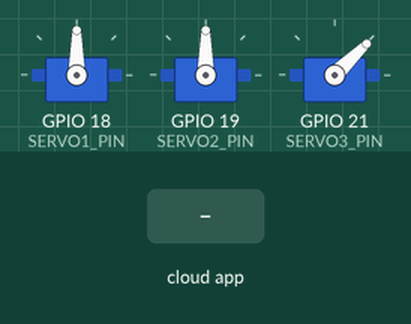
The sketch below on a simulated ESP32. Parts: 3 × servo. The test bench sets the inputs (shaded band). WiFi joins after 1.5 s; servers stay silent unless stated; the Firebase database answers and starts empty; what the sketch prints to the serial monitor is not drawn.

Above: at 2.7 s.
2.8 s: the phone or cloud app sets path_selection to 1
At 4.0 s:
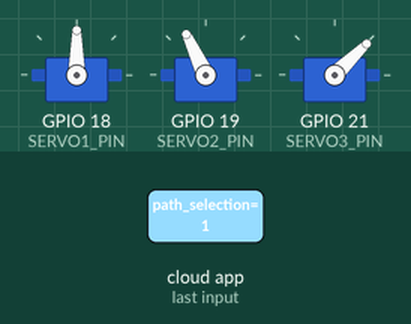
4.3 s: the phone or cloud app sets race_status to started
At 6.16 s:
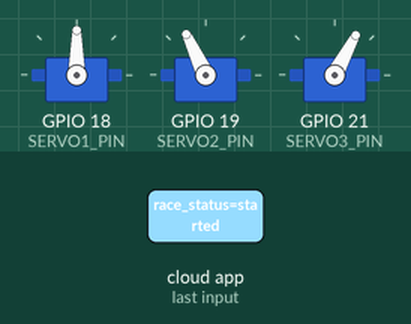
7.3 s: the phone or cloud app sets path_selection to 0
Timing chart, 0 to 10.3 s (numbered marks = the images above; inputs shaded):
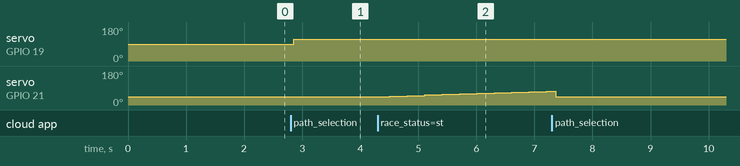

The sketch:

sketch_jun1b.ino
```cpp
#include <WiFi.h>
#include <FirebaseESP32.h>
#include <ESP32Servo.h>

// ---------- Credentials ----------
#define WIFI_SSID "" // Setup your wifi ssid
#define WIFI_PASSWORD "" // Setup your wifi password
#define FIREBASE_HOST "" // Add firebase host
#define FIREBASE_AUTH "" // Add firebase auth

// ---------- Firebase ----------
FirebaseData fbdo;
FirebaseAuth auth;
FirebaseConfig config;

// ---------- Servos ----------
Servo servo1, servo2, servo3;

#define SERVO1_PIN 18
#define SERVO2_PIN 19
#define SERVO3_PIN 21

// ---------- Firebase polling ----------
unsigned long lastFirebasePoll = 0;
const unsigned long FIREBASE_POLL_MS = 150;

// ---------- Firebase values ----------
int pathValue = 0;
String raceStatus = "stopped";

// ---------- Servo 3 Barrier Variables ----------
int currentPulse = 1500;       // reset/middle position
int minPulse = 500;            // minimum side
int maxPulse = 2500;           // maximum side
int stepSize = 30;              // movement step
unsigned long lastUpdate = 0;
int interval = 1;             // movement speed delay
bool goingUp = true;
bool barrierActive = false;

// ---------- Barrier Function ----------
void barrier() {
  // Barrier only works when race is started
  if (raceStatus != "started") {
    return;
  }

  // Barrier only works for path 1 or path 3
  if (!barrierActive) {
    return;
  }

  if (millis() - lastUpdate >= interval) {
    lastUpdate = millis();

    if (goingUp) {
      currentPulse += stepSize;

      if (currentPulse >= maxPulse) {
        currentPulse = maxPulse;
        goingUp = false;
      }
    }
    else {
      currentPulse -= stepSize;

      if (currentPulse <= minPulse) {
        currentPulse = minPulse;
        goingUp = true;
      }
    }

    servo3.writeMicroseconds(currentPulse);
  }
}

// ---------- Servo Path Functions ----------
void path1() {
  servo1.write(90);
  servo2.write(115);

  // Servo 3 moves between 1000 and 1500
  currentPulse = 1000;
  minPulse = 1000;
  maxPulse = 1500;
  goingUp = true;
  barrierActive = true;

  servo3.writeMicroseconds(currentPulse);

  Serial.println("Servo Path 1 - Barrier active 1000 to 1500");
}

void path2() {
  servo1.write(150);
  servo2.write(115);

  // Servo 3 reset position
  barrierActive = false;
  currentPulse = 1000;
  servo3.writeMicroseconds(currentPulse);

  Serial.println("Servo Path 2 - Barrier reset");
}

void path3() {
  servo1.write(95);
  servo2.write(70);

  // Servo 3 moves between 1000 and 500
  currentPulse = 1000;
  minPulse = 500;
  maxPulse = 1000;
  goingUp = false;
  barrierActive = true;

  servo3.writeMicroseconds(currentPulse);

  Serial.println("Servo Path 3 - Barrier active 1000 to 500");
}

// ---------- Firebase Check ----------
void checkFirebase() {
  if (!Firebase.ready()) return;

  if (millis() - lastFirebasePoll < FIREBASE_POLL_MS) return;
  lastFirebasePoll = millis();

  // Read path_selection
  if (Firebase.getInt(fbdo, "/path_selection")) {
    int newPathValue = fbdo.intData();

    static int lastPath = -1;

    if (newPathValue != lastPath) {
      pathValue = newPathValue;

      if (pathValue == 1) {
        path1();
      }
      else if (pathValue == 2) {
        path2();
      }
      else if (pathValue == 3) {
        path3();
      }
      else {
        barrierActive = false;
        currentPulse = 1000;
        servo3.writeMicroseconds(currentPulse);

        Serial.println("Invalid path_selection - Barrier disabled");
      }

      Serial.print("Firebase path_selection changed to: ");
      Serial.println(pathValue);

      lastPath = pathValue;
    }
  }
  else {
    Serial.print("Failed to read path_selection: ");
    Serial.println(fbdo.errorReason());
  }

  // Read race_status
  if (Firebase.getString(fbdo, "/race_status")) {
    String newRaceStatus = fbdo.stringData();

    static String lastRaceStatus = "";

    if (newRaceStatus != lastRaceStatus) {
      raceStatus = newRaceStatus;

      Serial.print("Firebase race_status changed to: ");
      Serial.println(raceStatus);

      if (raceStatus != "started") {
        Serial.println("Race not started - Barrier stopped");
      }

      lastRaceStatus = raceStatus;
    }
  }
  else {
    Serial.print("Failed to read race_status: ");
    Serial.println(fbdo.errorReason());
  }
}

// ---------- Setup ----------
void setup() {
  Serial.begin(115200);

  servo1.attach(SERVO1_PIN);
  servo2.attach(SERVO2_PIN);
  servo3.attach(SERVO3_PIN);

  // Initial servo positions
  servo1.write(90);
  servo2.write(90);

  // Servo 3 reset position
  currentPulse = 1000;
  servo3.writeMicroseconds(currentPulse);

  WiFi.begin(WIFI_SSID, WIFI_PASSWORD);

  Serial.print("Connecting to WiFi");

  while (WiFi.status() != WL_CONNECTED) {
    delay(500);
    Serial.print(".");
  }

  Serial.println();
  Serial.println("WiFi Connected");

  config.host = FIREBASE_HOST;
  config.signer.tokens.legacy_token = FIREBASE_AUTH;

  Firebase.begin(&config, &auth);
  Firebase.reconnectWiFi(true);

  Serial.println("System Started - Servo Path Control with Barrier Servo");
}

// ---------- Loop ----------
void loop() {
  checkFirebase();

  // Barrier moves only if race_status = started
  barrier();
}
```

Measured:
- after the input at 2.8 s, servo on GPIO 19 (SERVO2_PIN): 90° → 115° after 0.06 s
- after the input at 4.3 s, servo on GPIO 21 (SERVO3_PIN): moves from 44° to 73° over 2.7 s, starting after 0.21 s
